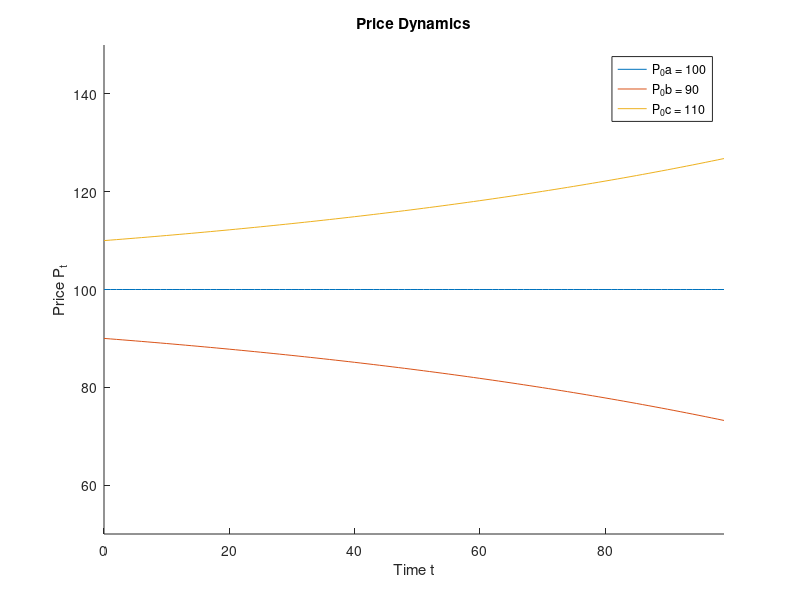

Write MATLAB code to recreate this figure.
% PROGRAM NAME: ps1
%
% This program generates and plots the price dynamics given the first-order 
% difference equation discussed in the problem set given some initial price 
%
% Prepared by Fu Tan
% Last update: 09/08/15

clear;
clc;

%%Question 3

%%%%%%%%%%%%%
% PARAMETERS
%%%%%%%%%%%%%
r = 0.01; % interest rate
d = 1; % constant dividend
p0a = 100; % initial price of 100
p0b = 90; % initial price of 90
p0c = 110; % initial price of 110
dim = 99; % terminal period t = 99

%%%%%%%%%%%%%%%%%
% INITIALIZATION
%%%%%%%%%%%%%%%%%
pvector_a = zeros(dim+1,1);
pvector_b = zeros(dim+1,1);
pvector_c = zeros(dim+1,1); % creating a vector of price from t=0 to t=99
tvector = linspace(0,dim,dim+1)'; % creating a vector for time from 0 to 99
pvector_a(1) = p0a; % giving value to the first element of the price vector
                 % with the initial price
pvector_b(1) = p0b;
pvector_c(1) = p0c;

%%%%%%%%%%%
% DYNAMICS
%%%%%%%%%%%

for n = 2:dim+1 % starting from t = 1 to t = 100 
    pvector_a(n) = (1+r)*pvector_a(n-1)-d; % updating the price in the next period 
    pvector_b(n) = (1+r)*pvector_b(n-1)-d; % with the first-order difference
    pvector_c(n) = (1+r)*pvector_c(n-1)-d; % equation
end

%%%%%%%%
% PLOTS
%%%%%%%%
figure();
hold on; 
plot(tvector(:),pvector_a(:));
plot(tvector(:),pvector_b(:));
plot(tvector(:),pvector_c(:));
title('Price Dynamics');
xlabel('Time t'); ylabel('Price P_t');
legend('P_0a = 100','P_0b = 90','P_0c = 110','Location','Northeast');
axis([0 dim 50 150])
